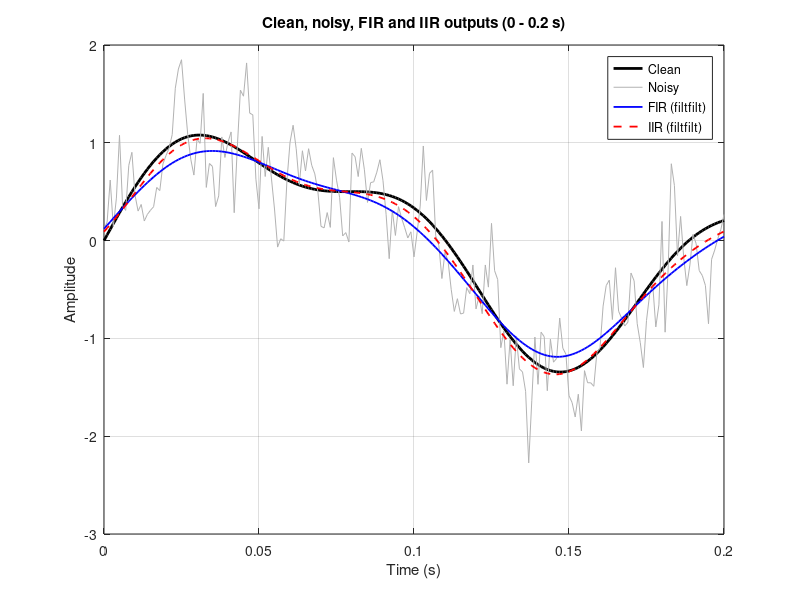
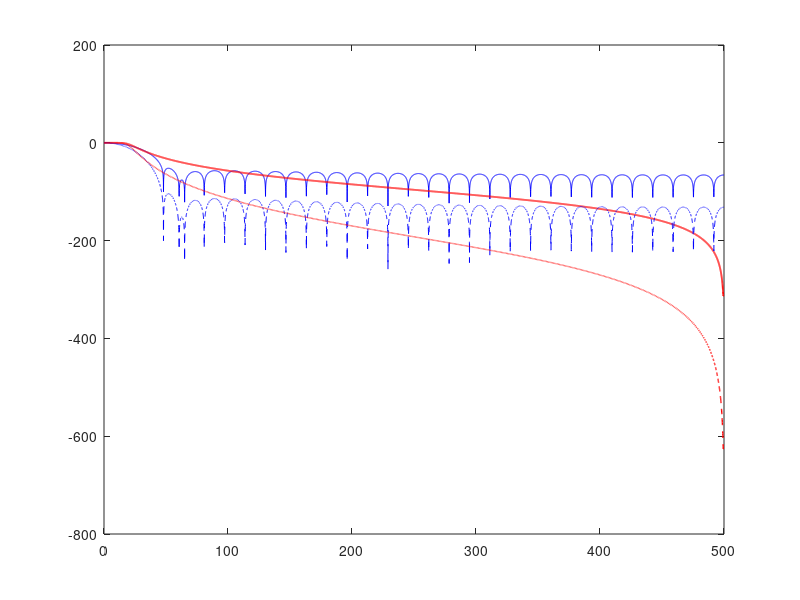

Here is the MATLAB script that generated these plots, in order: (Note: this script raises an error after producing the figures.)
%% FILTER ASSIGNMENT - Part A (sensor signal) and Part B (50 Hz audio hum)
% Requires: Signal Processing Toolbox (fir1, butter, filtfilt, freqz, pwelch, spectrogram)
% Run section by section (Ctrl+Enter) or run the whole file.
clear; clc; close all;

%% ======================= PART A: FILTER A SENSOR SIGNAL =======================
Fs = 1000;
t  = (0:1/Fs:2-1/Fs)';
rng(7);
clean = sin(2*pi*5*t) + 0.35*sin(2*pi*12*t);
noise = 0.35*sin(2*pi*50*t) + 0.20*sin(2*pi*137*t) + 0.25*randn(size(t));
x = clean + noise;

% --- Filters (20 Hz cutoff) ---
fc = 20;
bFIR = fir1(60, fc/(Fs/2), 'low');                 % order 60 -> 61 taps
[bIIR, aIIR] = butter(4, fc/(Fs/2), 'low');        % 4th-order Butterworth
yFIR = filtfilt(bFIR, 1, x);
yIIR = filtfilt(bIIR, aIIR, x);

% --- A1: time-domain comparison, first 0.2 s, same axes ---
idx = t <= 0.2;
figure('Name','A1 Time-domain 0-0.2 s');
plot(t(idx), clean(idx), 'k', 'LineWidth', 2); hold on;
plot(t(idx), x(idx),     'Color', [0.7 0.7 0.7]);
plot(t(idx), yFIR(idx),  'b', 'LineWidth', 1.3);
plot(t(idx), yIIR(idx),  'r--', 'LineWidth', 1.3);
grid on; xlabel('Time (s)'); ylabel('Amplitude');
title('Clean, noisy, FIR and IIR outputs (0 - 0.2 s)');
legend('Clean','Noisy','FIR (filtfilt)','IIR (filtfilt)','Location','best');

% --- A2: magnitude responses with freqz ---
Nfft = 8192;
[hF, f] = freqz(bFIR, 1, Nfft, Fs);
[hI, ~] = freqz(bIIR, aIIR, Nfft, Fs);
dbF = 20*log10(max(abs(hF), eps));
dbI = 20*log10(max(abs(hI), eps));

figure('Name','A2 Magnitude responses');
plot(f, dbF, 'b', f, dbI, 'r', 'LineWidth', 1.3); hold on;
plot(f, 2*dbF, 'b--', f, 2*dbI, 'r--', 'LineWidth', 1);   % filtfilt = |H|^2 -> dB doubles
xline(fc, 'k--', '20 Hz cutoff', 'LabelVerticalAlignment','bottom');
grid on; xlim([0 200]); ylim([-150 5]);
xlabel('Frequency (Hz)'); ylabel('Magnitude (dB)');
title('Magnitude response (solid = single pass, dashed = effective filtfilt)');
legend('FIR single pass','IIR single pass','FIR filtfilt (2x dB)','IIR filtfilt (2x dB)', ...
       'Location','southwest');

% --- A3: single-sided amplitude spectra ---
[fx, Ax]  = ampSpec(x,    Fs);
[~,  AF]  = ampSpec(yFIR, Fs);
[~,  AI]  = ampSpec(yIIR, Fs);

figure('Name','A3 Amplitude spectra');
plot(fx, Ax, 'Color', [0.6 0.6 0.6]); hold on;
plot(fx, AF, 'b', 'LineWidth', 1.3);
plot(fx, AI, 'r--', 'LineWidth', 1.3);
grid on; xlim([0 200]);
xlabel('Frequency (Hz)'); ylabel('Amplitude');
title('Single-sided amplitude spectrum');
legend('Noisy','FIR output','IIR output');
for fk = [5 12 50 137]
    xline(fk, ':', sprintf('%d Hz', fk));
end

% Amplitudes read at the four key frequencies (tones fall exactly on FFT bins:
% resolution = Fs/N = 0.5 Hz)
keyF = [5 12 50 137];
df   = fx(2) - fx(1);
kIdx = round(keyF/df) + 1;
fprintf('\n--- Amplitude at key frequencies (true values: 1, 0.35, 0.35, 0.20) ---\n');
fprintf('%8s %10s %10s %10s\n', 'f (Hz)', 'Noisy', 'FIR', 'IIR');
for k = 1:numel(keyF)
    fprintf('%8d %10.4f %10.4f %10.4f\n', keyF(k), Ax(kIdx(k)), AF(kIdx(k)), AI(kIdx(k)));
end

% Gain of the filters at those frequencies
gF = 20*log10(max(abs(freqz(bFIR, 1,    keyF, Fs)), eps));
gI = 20*log10(max(abs(freqz(bIIR, aIIR, keyF, Fs)), eps));
fprintf('\n--- Filter gain at key frequencies (dB) ---\n');
fprintf('%8s %14s %14s %14s %14s\n', 'f (Hz)','FIR 1-pass','FIR filtfilt','IIR 1-pass','IIR filtfilt');
for k = 1:numel(keyF)
    fprintf('%8d %14.2f %14.2f %14.2f %14.2f\n', keyF(k), gF(k), 2*gF(k), gI(k), 2*gI(k));
end

% --- A4: RMSE against the known clean signal ---
rmseNoisy = rmseCalc(x,    clean);
rmseFIR   = rmseCalc(yFIR, clean);
rmseIIR   = rmseCalc(yIIR, clean);

% RMSE with the first/last 0.1 s removed -> isolates edge effects
trim = round(0.1*Fs);
mid  = (trim+1):(numel(t)-trim);
rmseFIRmid = rmseCalc(yFIR(mid), clean(mid));
rmseIIRmid = rmseCalc(yIIR(mid), clean(mid));

fprintf('\n--- RMSE vs clean ---\n');
fprintf('Noisy input        : %.4f\n', rmseNoisy);
fprintf('FIR output (all)   : %.4f   | excluding 0.1 s at each end: %.4f\n', rmseFIR, rmseFIRmid);
fprintf('IIR output (all)   : %.4f   | excluding 0.1 s at each end: %.4f\n', rmseIIR, rmseIIRmid);

% --- A5: design comparison numbers ---
fprintf('\n--- Design comparison ---\n');
fprintf('FIR: %d coefficients (order %d)\n', numel(bFIR), numel(bFIR)-1);
fprintf('IIR: %d numerator + %d denominator coefficients (order 4)\n', numel(bIIR), numel(aIIR));

fine  = linspace(0, 200, 20001);
magF  = 20*log10(max(abs(freqz(bFIR, 1,    fine, Fs)), eps));
magI  = 20*log10(max(abs(freqz(bIIR, aIIR, fine, Fs)), eps));
fprintf('\nEffective filtfilt response (2x single-pass dB):\n');
for thr = [-3 -20 -40]
    fF = fine(find(2*magF < thr, 1, 'first'));
    fI = fine(find(2*magI < thr, 1, 'first'));
    fprintf('  first frequency below %4d dB:  FIR = %6.2f Hz,  IIR = %6.2f Hz\n', thr, fF, fI);
end
fprintf('  gain at exactly 20 Hz (filtfilt): FIR = %.2f dB, IIR = %.2f dB\n', ...
        2*20*log10(abs(freqz(bFIR,1,20,Fs))), 2*20*log10(abs(freqz(bIIR,aIIR,20,Fs))));

%% ======================= PART B: REDUCE 50 Hz HUM IN AUDIO =======================
% NOTE: the assignment text has a typo "y(;" - the correct form is y(:) (handel is mono).
hd       = load('handel');          % struct with fields y and Fs (avoids overwriting Part A's Fs)
xClean   = hd.y(:);
FsA      = hd.Fs;
tAudio   = (0:numel(xClean)-1)'/FsA;

% Sanity checks required by the assignment
assert(FsA > 102, 'Fs must exceed 102 Hz to represent 50 Hz.');
assert(all([49 51]/(FsA/2) < 1), 'Normalised stop-band edges must be < 1.');

xHum = xClean + 0.15*sin(2*pi*50*tAudio);

% Narrow band-stop (49-51 Hz). butter(2,[lo hi],'stop') gives a 4th-order filter overall.
[bN, aN] = butter(2, [49 51]/(FsA/2), 'stop');
yAudio   = filtfilt(bN, aN, xHum);

% Wide band-stop (45-55 Hz)
[bW, aW] = butter(2, [45 55]/(FsA/2), 'stop');
yWide    = filtfilt(bW, aW, xHum);

% --- B1: waveforms (0.1 s = 5 hum cycles), identical axes ---
seg = tAudio >= 2.0 & tAudio < 2.1;
yl  = [-1.2 1.2] * max(abs([xClean(seg); xHum(seg); yAudio(seg)]));
figure('Name','B1 Waveforms');
subplot(3,1,1); plot(tAudio(seg), xClean(seg));  ylim(yl); grid on; title('Clean'); ylabel('Amp.');
subplot(3,1,2); plot(tAudio(seg), xHum(seg));    ylim(yl); grid on; title('Hum added (50 Hz, 0.15)'); ylabel('Amp.');
subplot(3,1,3); plot(tAudio(seg), yAudio(seg));  ylim(yl); grid on; title('Filtered (49-51 Hz stop)'); ylabel('Amp.');
xlabel('Time (s)');

% --- B2: spectra (Welch) and spectrograms ---
win = hann(8192); nov = 4096; nfft = 16384;
[pC, fp] = pwelch(xClean, win, nov, nfft, FsA);
[pH, ~ ] = pwelch(xHum,   win, nov, nfft, FsA);
[pY, ~ ] = pwelch(yAudio, win, nov, nfft, FsA);

figure('Name','B2 Spectrum (0-200 Hz)');
plot(fp, 10*log10(pC), 'k', fp, 10*log10(pH), 'r', fp, 10*log10(pY), 'b', 'LineWidth', 1.2);
grid on; xlim([0 200]); xlabel('Frequency (Hz)'); ylabel('PSD (dB/Hz)');
xline(50, 'k--', '50 Hz');
legend('Clean','Hum added','Filtered (49-51 Hz)'); title('Welch PSD around the hum');

sigs  = {xClean, xHum, yAudio};
names = {'Clean','Hum added','Filtered (49-51 Hz)'};
figure('Name','B2 Spectrograms');
ax = gobjects(1,3);
for k = 1:3
    ax(k) = subplot(3,1,k);
    spectrogram(sigs{k}, hann(4096), 3072, 4096, FsA, 'yaxis');
    ylim([0 0.3]);                       % 0-300 Hz (axis is in kHz)
    title(names{k});
end
cl = caxis(ax(2));                       % same colour scale for all three
for k = 1:3, caxis(ax(k), cl); end

% --- B3: playback at the SAME gain ---
playAudio = true;                        % set false to skip playback
g = 0.95 / max(abs([xClean; xHum; yAudio; yWide]));   % one common gain, avoids clipping
if playAudio
    disp('Playing: hum-added ...');  sound(g*xHum,   FsA); pause(numel(xHum)/FsA + 0.5);
    disp('Playing: filtered 49-51 Hz ...'); sound(g*yAudio, FsA); pause(numel(yAudio)/FsA + 0.5);
    disp('Playing: filtered 45-55 Hz ...'); sound(g*yWide,  FsA); pause(numel(yWide)/FsA + 0.5);
end

% --- B4: 50 Hz amplitude before/after + filter attenuation ---
midA = tAudio > 0.5 & tAudio < tAudio(end)-0.5;     % avoid filtfilt edge transients
ampClean = fitAmp(xClean(midA), tAudio(midA), 50);
ampHum   = fitAmp(xHum(midA),   tAudio(midA), 50);
ampFilt  = fitAmp(yAudio(midA), tAudio(midA), 50);
fprintf('\n--- 50 Hz amplitude (least-squares sine/cosine fit at 50 Hz) ---\n');
fprintf('Clean audio     : %.4f  (native 50 Hz content of the recording)\n', ampClean);
fprintf('Hum added       : %.4f  (added hum = 0.15)\n', ampHum);
fprintf('Filtered 49-51  : %.4f\n', ampFilt);

gN50 = 20*log10(max(abs(freqz(bN, aN, 50, FsA)), eps));
gW50 = 20*log10(max(abs(freqz(bW, aW, 50, FsA)), eps));
fprintf('\nFilter attenuation at 50 Hz from freqz: narrow = %.1f dB (single), %.1f dB (filtfilt)\n', gN50, 2*gN50);
fprintf('                                        wide   = %.1f dB (single), %.1f dB (filtfilt)\n', gW50, 2*gW50);

% --- B5: narrow vs wide stop band ---
% (a) response comparison
fz = linspace(20, 80, 6000);
mN = 20*log10(max(abs(freqz(bN, aN, fz, FsA)), eps));
mW = 20*log10(max(abs(freqz(bW, aW, fz, FsA)), eps));
figure('Name','B5 Narrow vs wide stop band');
plot(fz, 2*mN, 'b', fz, 2*mW, 'r', 'LineWidth', 1.3); grid on; ylim([-80 5]);
xlabel('Frequency (Hz)'); ylabel('Magnitude (dB, effective filtfilt)');
legend('49-51 Hz','45-55 Hz','Location','south'); title('Effective band-stop responses');

% (b) damage to the useful audio: pass the CLEAN audio through each filter
dmgN = rmseCalc(filtfilt(bN, aN, xClean), xClean);
dmgW = rmseCalc(filtfilt(bW, aW, xClean), xClean);
fprintf('\n--- Damage to useful audio (RMSE of filtered CLEAN audio vs clean) ---\n');
fprintf('Narrow 49-51 Hz: %.6f\nWide   45-55 Hz: %.6f\n', dmgN, dmgW);

% (c) total error after hum removal (output vs clean)
fprintf('\n--- Total error (hum-added audio filtered, vs clean) ---\n');
fprintf('Hum added, unfiltered : %.6f\n', rmseCalc(xHum,   xClean));
fprintf('Narrow 49-51 Hz       : %.6f\n', rmseCalc(yAudio, xClean));
fprintf('Wide   45-55 Hz       : %.6f\n', rmseCalc(yWide,  xClean));

% (d) hum frequency drift test (mains frequency is not always exactly 50.00 Hz)
fprintf('\n--- Residual of a unit-amplitude hum after filtering (lower = better) ---\n');
fprintf('%10s %14s %14s\n', 'Hum (Hz)', 'Narrow', 'Wide');
for f0 = [49.5 50 50.5 51.5 53]
    h  = sin(2*pi*f0*tAudio);
    rN = fitAmp(filtfilt(bN, aN, h), tAudio, f0);   % fit on whole record: hum only, no audio
    rW = fitAmp(filtfilt(bW, aW, h), tAudio, f0);
    fprintf('%10.1f %14.4f %14.4f\n', f0, rN, rW);
end

% --- Optional: write the audio files for listening elsewhere ---
% audiowrite('hum_added.wav',   g*xHum,   FsA);
% audiowrite('filtered_narrow.wav', g*yAudio, FsA);
% audiowrite('filtered_wide.wav',   g*yWide,  FsA);

%% ======================= LOCAL FUNCTIONS =======================
function r = rmseCalc(a, b)
    r = sqrt(mean((a(:) - b(:)).^2));
end

function [f, A] = ampSpec(sig, Fs)
    % single-sided amplitude spectrum (rectangular window; use only for bin-exact tones)
    sig = sig(:);
    N   = numel(sig);
    X   = fft(sig)/N;
    A   = abs(X(1:floor(N/2)+1));
    A(2:end-1) = 2*A(2:end-1);
    f   = Fs*(0:floor(N/2))'/N;
end

function amp = fitAmp(sig, tt, f0)
    % least-squares amplitude of a sinusoid at frequency f0
    M = [sin(2*pi*f0*tt(:)), cos(2*pi*f0*tt(:))];
    c = M \ sig(:);
    amp = hypot(c(1), c(2));
end
